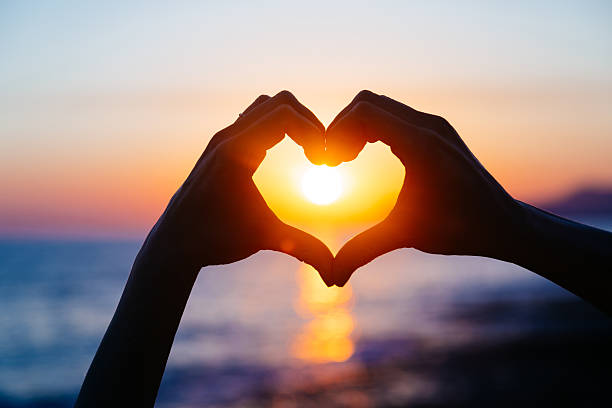
#> input picture 1stMonth{ImageManipulation}/Images/love.jpg, 612 x 408 px
$ python 17edge.py
#> lines starting #> are read from the running program, lines starting #| are printed output that depends on the picture; after the words box and inside, x2 and y2 are one past the last pixel; in counts of white or black regions, pixels touching at a corner belong together
import numpy as np
import cv2

img = cv2.imread('../Images/love.jpg',cv2.IMREAD_COLOR)
#> img is the input picture: shape (408, 612, 3); mean B, G, R 120, 126.5, 148.2
edges = cv2.Canny(img,100,200)
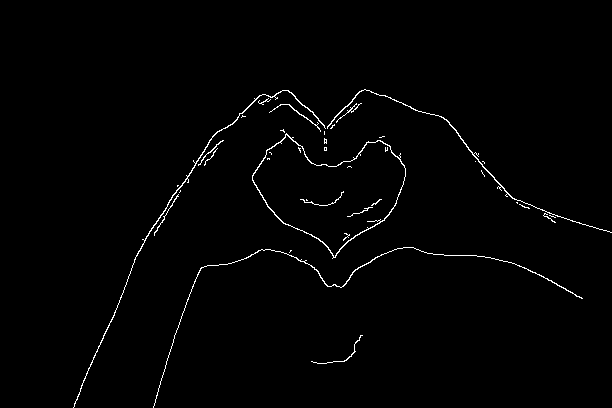
#> edges: shape (408, 612); 1.2% white in thin lines or dots, all inside (x1, y1, x2, y2) = (73, 89, 612, 408)

cv2.imwrite('../Images/17edge.jpg', edges)
cv2.imshow('image',edges)
cv2.waitKey(0)
cv2.destroyAllWindows()

$ run again, with 1stMonth{ImageManipulation}/Images/restore.jpg copied over 1stMonth{ImageManipulation}/Images/love.jpg
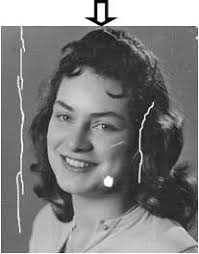
#> input picture 1stMonth{ImageManipulation}/Images/restore.jpg, 199 x 254 px
#> img is the input picture: shape (254, 199, 3); min 0, max 255, mean 127.2
#> `edges = cv2.Canny(img,100,200)`:
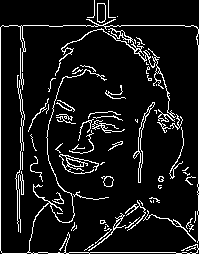
#> edges: shape (254, 199); 9.1% white in thin lines or dots
